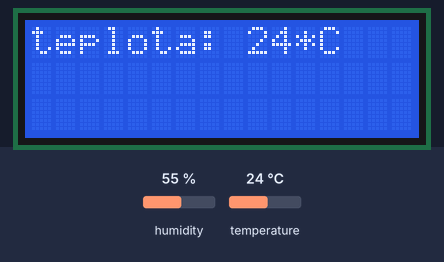
A sketch run on a simulated Arduino Uno, built with avr-gcc and run on an emulated ATmega328P. On the bench: 16×3 character LCD. Inputs (shaded band) come from the test bench; at power-on: temperature 24 °C, humidity 55 %.

Above: at 2.7 s.
2.8 s: temperature set to 12 °C
At 6.9 s:
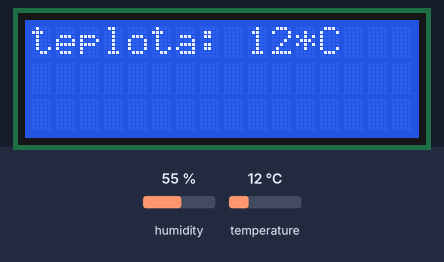
8.2 s: temperature set to 19 °C
At 11.3 s:
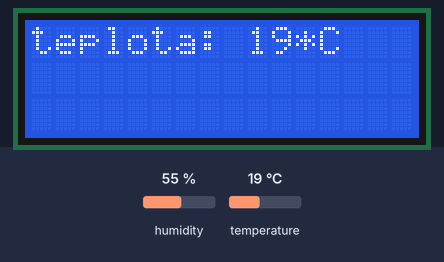
13.6 s: temperature set to 28 °C
At 15.5 s:
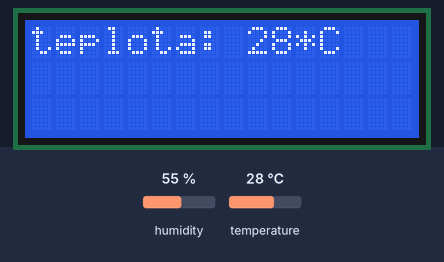
Timing chart, 0 to 17.0 s (numbered marks = the images above; inputs shaded):
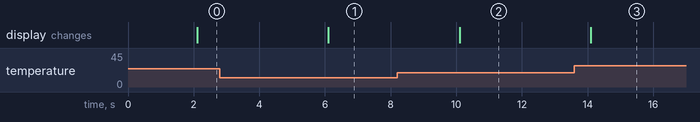

The sketch:

dht11_a_lcd_displej.ino
```cpp
#include "DHT.h"
#include <Wire.h>
#include <LiquidCrystal_I2C.h>

#define DHTPIN 2
#define DHTTYPE DHT11

DHT dht(DHTPIN, DHTTYPE);
LiquidCrystal_I2C lcd(0x27, 16, 3);

unsigned long cas_predtim;

void setup() {
  dht.begin();
  lcd.init();
  lcd.backlight();
  cas_predtim = millis();
}

void loop() {
  if (tikani()) {
    float h = dht.readHumidity();
    float t = dht.readTemperature();
    lcd.clear();
    lcd.setCursor(0, 0);
    lcd.print("teplota: ");
    lcd.print((int)t);
    lcd.print("*C");
  }
}

bool tikani() {
  unsigned long _cas_ted = millis();
  bool _tik = LOW;
  if (_cas_ted - cas_predtim >= 2000) {
    cas_predtim = _cas_ted;
    _tik = HIGH;
  }
  return _tik;
}
```

Measured:
- after the input at 2.8 s, the display: changes after 3.3 s (image 1)
- after the input at 8.2 s, the display: changes after 1.9 s (image 2)
- after the input at 13.6 s, the display: changes after 0.50 s (image 3)
